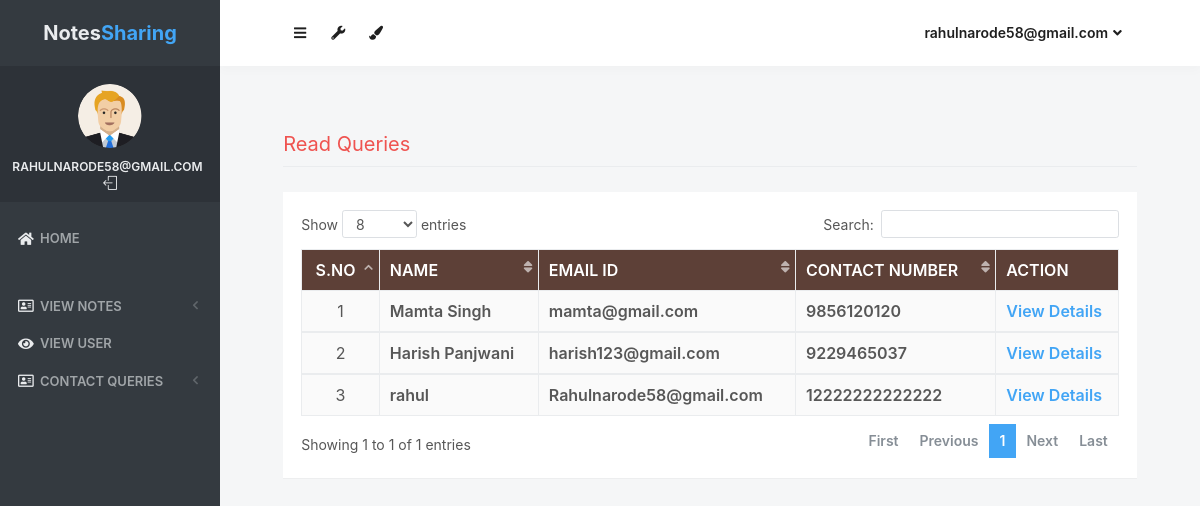
/read_queries (signed in), run on the app's committed database.
### notes/models.py (models this page shows, shortened)
class Contact(models.Model):
    fullname = models.CharField(max_length=100, null=True)
    email = models.CharField(max_length=50, null=True)
    mobile = models.CharField(max_length=15, null=True)
    subject = models.CharField(max_length=100, null=True)
    message = models.CharField(max_length=300, null=True)
    msgdate = models.DateField(null=True)
    isread = models.CharField(max_length=10,null=True)

### notes/views.py (the view)
# urls.py: path('read_queries', read_queries, name='read_queries'),
def read_queries(request):
    if not request.user.is_authenticated:
        return redirect('login_admin')
    contact = Contact.objects.filter(isread="yes")
    return render(request,'read_queries.html', locals())

### notes/templates/read_queries.html (shortened to what this page needs)
{% load static %}
<html lang="en" class="no-focus">
    <head>
        <link rel="stylesheet" href="{% static 'js/plugins/datatables/dataTables.bootstrap4.min.css' %}">
        <link rel="stylesheet" id="css-main" href="{% static 'css1/codebase.min.css' %}">
    </head>
    <body>
        <div id="page-container" class="sidebar-o sidebar-inverse side-scroll page-header-fixed main-content-narrow">
         {% include "sidebar.html" %}
            {% include "admin_nav.html" %}
            <main id="main-container">
                <div class="content">
                    <h2 class="content-heading text-danger">Read Queries</h2>
                    <div class="block">
                        <div class="block-content block-content-full">
                            <table class="table table-bordered table-striped table-vcenter js-dataTable-full-pagination">
                                <thead class="text-white" style="background-color : #5d4037;">
                                    <tr>
                                        <th class="text-center">S.No</th>
                                        <th class="d-none d-sm-table-cell">Name</th>
                                        <th class="d-none d-sm-table-cell">Email ID</th>
                                        <th class="d-none d-sm-table-cell">Contact Number</th>
                                        <th class="d-none d-sm-table-cell" style="width: 15%;">Action</th>
                                    </tr>
                                </thead>
                                {% for i in contact %}
                                <tbody>
                                    <tr>
                                        <td class="text-center">{{forloop.counter}}</td>
                                        <td class="font-w600">{{i.fullname}}</td>
                                        <td class="font-w600">{{i.email}}</td>
                                        <td class="font-w600">{{i.mobile}}</td>
                                        <td class="font-w600"><a href="{% url 'view_queries' i.id %}" class="text-primary">View Details</a></td>
                                    </tr>
                                        {% endfor %}
                                </tbody>
                            </table>
                        </div>
                    </div>
                </div>
            </main>
</div>
 <link rel="stylesheet" href="https://use.fontawesome.com/releases/v5.6.3/css/all.css">
    </body>
</html>

### notes/templates/sidebar.html (shortened to what this page needs)
{% load static %}
   <nav id="sidebar">
                <div id="sidebar-scroll">
                    <div class="sidebar-content">
                        <div class="content-header content-header-fullrow px-15">
                            <div class="content-header-section text-center align-parent sidebar-mini-hidden">
                                <div class="content-header-item">
                                    <a class="link-effect font-w700" href="{% url 'admin_home' %}">
                                           <span class="font-size-xl text-dual-primary-dark">Notes</span><span class="font-size-xl text-primary">Sharing</span>
                                    </a>
                                </div>
                            </div>
                        </div>
                        <div class="content-side content-side-full content-side-user px-10 align-parent">
                            <div class="sidebar-mini-hidden-b text-center">
                                <a class="img-link" href="be_pages_generic_profile.html">
                                    <img class="img-avatar" src="{% static 'img/avatars/user1.png' %}" alt="">
                                </a>
                                <ul class="list-inline mt-10">
                                    <li class="list-inline-item">
                                        <a class="link-effect text-dual-primary-dark font-size-xs font-w600 text-uppercase" href="{% url 'admin_home' %}">{{ request.user.username }}</a>
                                    </li>
                                    <li class="list-inline-item">
                                        <a class="link-effect text-dual-primary-dark" href="{% url 'logout' %}">
                                            <i class="si si-logout"></i>
                                        </a>
                                    </li>
                                </ul>
                            </div>
                        </div>
                        <div class="content-side content-side-full">
                            <ul class="nav-main">
                                <li class="open">
                                    <a href="{% url 'admin_home' %}"><i class="fas fa-home"></i><span class="sidebar-mini-hide">Home</span></a>
                                </li>
                                <li class="nav-main-heading"><span class="sidebar-mini-visible">UI</span></li>
                                <li>
                                    <a class="nav-submenu" data-toggle="nav-submenu"><i class="far fa-address-card"></i>View Notes</a>
                                </li>
                                <li>
                                    <a  href="{% url 'view_users' %}"><i class="fas fa-eye"></i><span class="sidebar-mini-hide">View User</span></a>
                                </li>
                                <li>
                                    <a class="nav-submenu" data-toggle="nav-submenu"><i class="far fa-address-card"></i>Contact Queries</a>
                                </li>
                           </ul>
                        </div>
                    </div>
                </div>
            </nav>

### notes/templates/admin_nav.html (shortened to what this page needs)
{% load static %}
            <header id="page-header">
                <div class="content-header">
                    <div class="content-header-section">
                        <button type="button" class="btn btn-circle btn-dual-secondary" data-toggle="layout" data-action="sidebar_toggle">
                            <i class="fa fa-navicon"></i>
                        </button>
                        <div class="btn-group" role="group">
                            <button type="button" class="btn btn-circle btn-dual-secondary" id="page-header-options-dropdown" data-toggle="dropdown" aria-haspopup="true" aria-expanded="false">
                                <i class="fa fa-wrench"></i>
                            </button>
                        </div>
                        <div class="btn-group" role="group">
                            <button type="button" class="btn btn-circle btn-dual-secondary" id="page-header-themes-dropdown" data-toggle="dropdown" aria-haspopup="true" aria-expanded="false">
                                <i class="fa fa-paint-brush"></i>
                            </button>
                        </div>
                    </div>
                    <div class="content-header-section">
                        <div class="btn-group" role="group">
                            <button type="button" class="btn btn-rounded btn-dual-secondary" id="page-header-user-dropdown" data-toggle="dropdown" aria-haspopup="true" aria-expanded="false">
                                {{ request.user.username}}<i class="fa fa-angle-down ml-5"></i>
                            </button>
                        </div>
                    </div>
                </div>
            </header>

### data on the page
Contact: fullname "Mamta Singh", email "mamta@gmail.com", mobile "9856120120"
Contact: fullname "Harish Panjwani", email "harish123@gmail.com", mobile "9229465037"
Contact: fullname "rahul", email "Rahulnarode58@gmail.com", mobile "12222222222222"

### other printed values
{{ request.user.username }} "RAHULNARODE58@GMAIL.COM"
{{ request.user.username }} "rahulnarode58@gmail.com"
